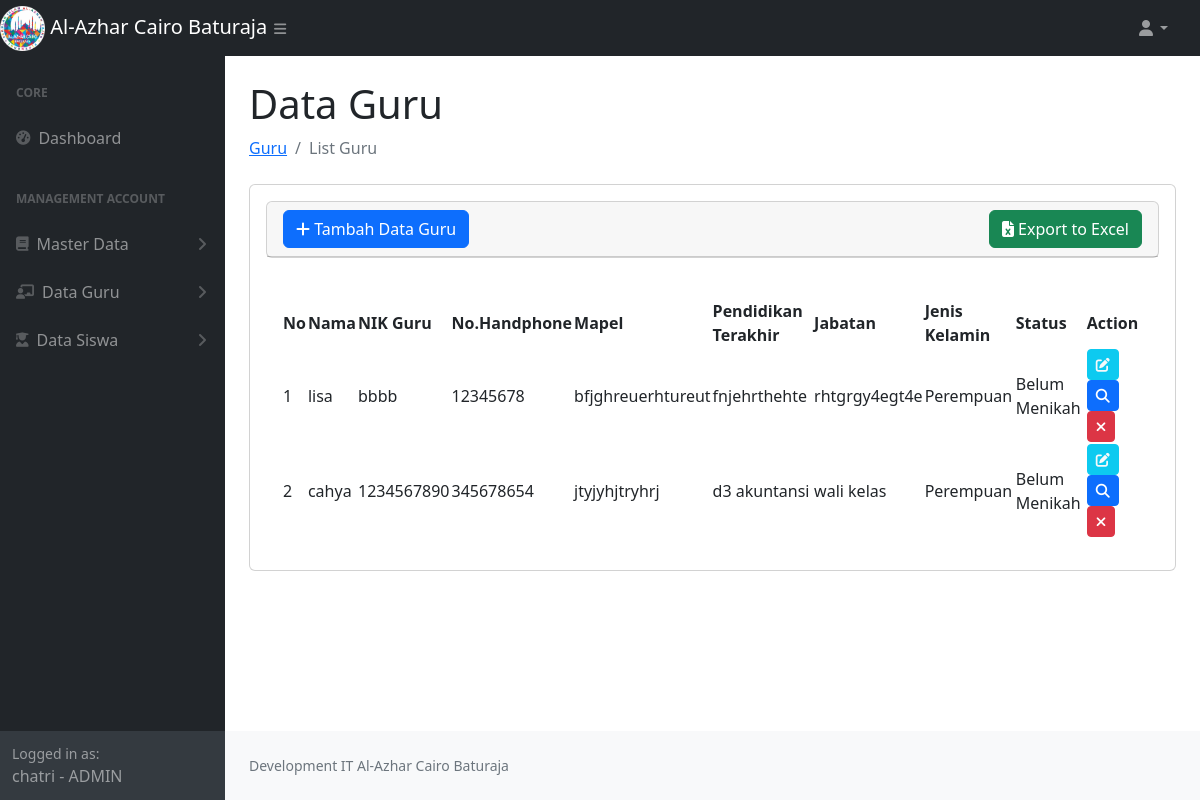
/data_guru.php (signed in), run on an earlier commit of the app's database.
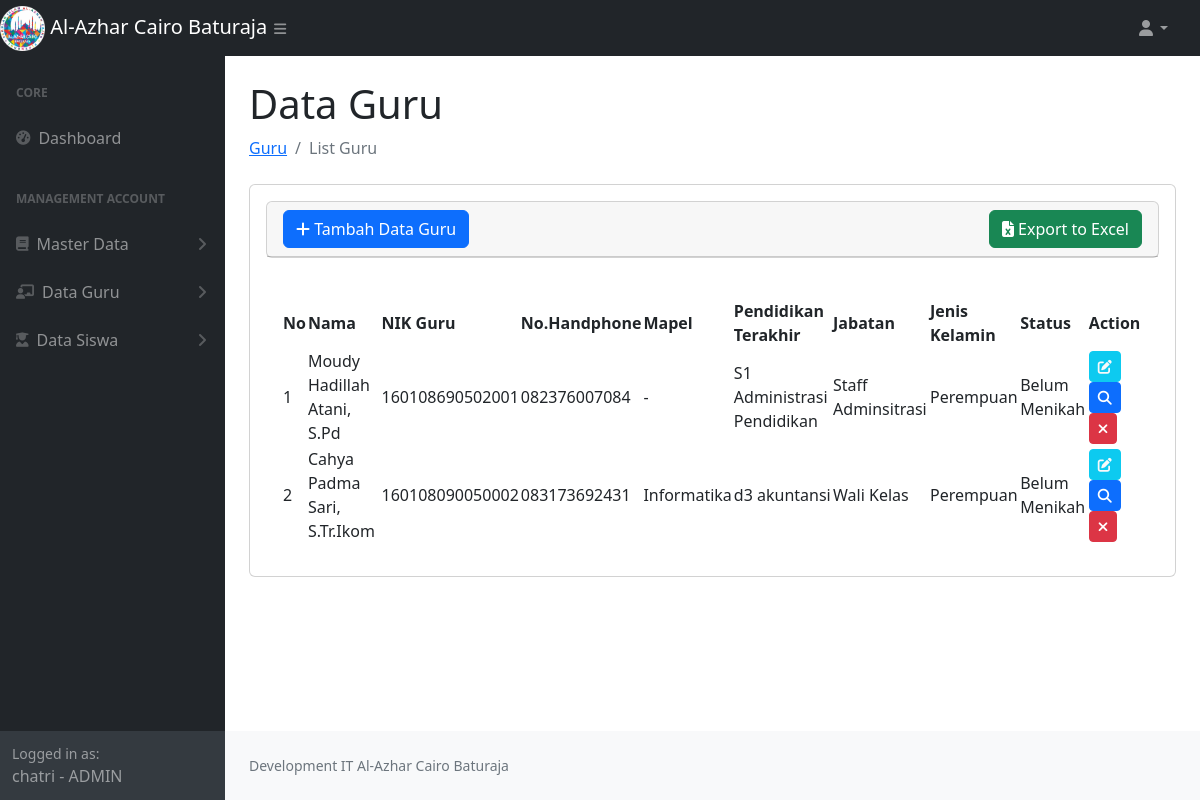
And on a later commit of the database.
### tables this page shows
CREATE TABLE `guru` (
  `id_guru` int NOT NULL AUTO_INCREMENT,
  `nama_guru` varchar(100) NOT NULL,
  `nik_guru` varchar(50) NOT NULL,
  `mapel` varchar(50) NOT NULL,
  `pendidikan_terakhir` varchar(255) DEFAULT NULL,
  `jenis_kelamin` enum('Laki-Laki','Perempuan') DEFAULT NULL,
  `nomor_handphone` varchar(50) DEFAULT NULL,
  `jabatan` varchar(255) DEFAULT NULL,
  `status` enum('Menikah','Belum Menikah') DEFAULT NULL,
  `tempat` varchar(255) DEFAULT NULL,
  `tanggal_lahir` date DEFAULT NULL,
  `agama` varchar(255) DEFAULT NULL,
  `image` text,
  `kelas_id` bigint DEFAULT NULL,
  `tahun_ajaran` varchar(255) DEFAULT NULL,
  PRIMARY KEY (`id_guru`)
);

### data_guru.php (the view, shortened to what this page needs)
<?php
require_once 'function.php';
$role = $_SESSION['role'];
$nameRole= $_SESSION['name'];
$sql = "SELECT * FROM guru";
$stmt = $conn->prepare($sql);
$stmt->execute();
$result = $stmt->get_result();
$dataGuru = [];
while ($row = $result->fetch_assoc()) {
    $dataGuru[] = $row;
}
?>
<!DOCTYPE html>
<html lang="en">
    <head>
        <link href="https://cdn.jsdelivr.net/npm/simple-datatables@7.1.2/dist/style.min.css" rel="stylesheet" />
        <link href="css/styles.css" rel="stylesheet" />
        <link rel="stylesheet" href="https://cdnjs.cloudflare.com/ajax/libs/toastr.js/latest/toastr.css">
        <link rel="stylesheet" href="https://cdnjs.cloudflare.com/ajax/libs/font-awesome/6.7.2/css/all.min.css">
    </head>
    <body class="sb-nav-fixed">
        <nav class="sb-topnav navbar navbar-expand navbar-dark bg-dark">
            <div class="d-flex">
                <a class="navbar-brand" href="index.php">
                    <img src="assets/img/logoalazca.png" alt="Gambar" style="width:20%">
                    Al-Azhar Cairo Baturaja
                </a>
                <button class="btn btn-link btn-sm ps-5" id="sidebarToggle" href="#!"><i class="fas fa-bars"></i></button>
            </div>
            <ul class="navbar-nav ms-auto ms-md-0 me-3 me-lg-4">
                <li class="nav-item dropdown">
                    <a class="nav-link dropdown-toggle" id="navbarDropdown" href="#" role="button" data-bs-toggle="dropdown" aria-expanded="false"><i class="fas fa-user fa-fw"></i></a>
                </li>
            </ul>
        </nav>
        <div id="layoutSidenav">
            <div id="layoutSidenav_nav">
                <nav class="sb-sidenav accordion sb-sidenav-dark" id="sidenavAccordion">
                    <div class="sb-sidenav-menu">
                        <div class="nav">
                            <div class="sb-sidenav-menu-heading">Core</div>
                            <div class="nav">
                                <a class="nav-link" href="index.php">
                                    <div class="sb-nav-link-icon"><i class="fas fa-tachometer-alt"></i></div>
                                    Dashboard
                                </a>
                                <div class="sb-sidenav-menu-heading">Management Account</div>
                                <a class="nav-link collapsed" href="#" data-bs-toggle="collapse" data-bs-target="#collapseMasterData" aria-expanded="false" aria-controls="collapseMasterData">
                                    <div class="sb-nav-link-icon"><i class="fas fa-book"></i></div>
                                        Master Data
                                    <div class="sb-sidenav-collapse-arrow"><i class="fas fa-angle-down"></i></div>
                                </a>
                                <a class="nav-link collapsed" href="#" data-bs-toggle="collapse" data-bs-target="#collapseGuru" aria-expanded="false" aria-controls="collapseGuru">
                                    <div class="sb-nav-link-icon"><i class="fas fa-chalkboard-teacher"></i></div>
                                    Data Guru
                                    <div class="sb-sidenav-collapse-arrow"><i class="fas fa-angle-down"></i></div>
                                </a>
                                <a class="nav-link collapsed" href="#" data-bs-toggle="collapse" data-bs-target="#collapseSiswa" aria-expanded="false" aria-controls="collapseSiswa">
                                    <div class="sb-nav-link-icon"><i class="fas fa-user-graduate"></i></div>
                                    Data Siswa
                                    <div class="sb-sidenav-collapse-arrow"><i class="fas fa-angle-down"></i></div>
                                </a>
                            </div>
                        </div>
                    </div>
                    <div class="sb-sidenav-footer">
                        <div class="small">Logged in as:</div>
                       <?= $nameRole.' - '.$role ?>
                    </div>
                </nav>
            </div>
            <div id="layoutSidenav_content">
                <main>
                    <div class="container-fluid px-4">
                        <h1 class="mt-4">Data Guru</h1>
                        <ol class="breadcrumb mb-4">
                            <li class="breadcrumb-item"><a href="data_guru.php">Guru</a></li>
                            <li class="breadcrumb-item active">List Guru</li>
                        </ol>
                        <div class="card mb-4">
                            <div class="card-body">
                        <div class="card mb-4">
                            <div class="card-header">
                                 <div class="col-lg-12 d-flex justify-content-between align-items-center">
                                        <button type="button" class="btn btn-primary" data-bs-toggle="modal" data-bs-target="#modal-create">
                                           <i class="fas fa-plus"></i> Tambah Data Guru
                                        </button>
                                        <a href="<?= 'export_guru.php' ?>" id="exportExcelBtn" class="btn btn-success">
                                           <i class="fa fa-file-excel"></i> Export to Excel
                                        </a>
                                 </div>
                            </div>
                            </div>
                            <div class="card-body">
                                <table id="datatablesSimple">
                                    <thead>
                                        <tr>
                                            <th>No</th>
                                            <th>Nama</th>
                                            <th>NIK Guru</th>
                                            <th>No.Handphone</th>
                                            <th>Mapel</th>
                                            <th>Pendidikan Terakhir</th>
                                            <th>Jabatan</th>
                                            <th>Jenis Kelamin</th>
                                            <th>Status</th>
                                            <th>Action</th>
                                        </tr>
                                    </thead>
                                    <tbody>
                                        <?php
                                            foreach ($dataGuru as $key => $data) {
                                        ?>
                                        <tr>
                                            <td><?= $key + 1; ?></td>
                                            <td><?= $data['nama_guru']; ?></td>
                                            <td><?= $data['nik_guru']; ?></td>
                                            <td><?= $data['nomor_handphone']; ?></td>
                                            <td><?= $data['mapel']; ?></td>
                                            <td><?= $data['pendidikan_terakhir']; ?></td>
                                            <td><?= $data['jabatan']; ?></td>
                                            <td><?= $data['jenis_kelamin']; ?></td>
                                            <td><?= $data['status']; ?></td>
                                            <td>
                                                <a href="javascript:void(0)" data-url="<?= 'show_guru.php' ?>" data-id="<?= $data['id_guru'] ?>" class="edit btn btn-info btn-sm text-light "> <i class="fas fa-edit"></i></a>
                                                 <a href="javascript:void(0)" data-url="<?= 'show_guru.php' ?>" data-id="<?= $data['id_guru'] ?>" class="detail btn btn-primary btn-sm"> <i class="fas fa-search"></i></a>
                                                <a href="javascript:void(0)" data-url="<?= 'delete_guru.php' ?>" data-id="<?= $data['id_guru'] ?>" class="delete btn btn-danger btn-sm"> <i class="fas fa-times"></i></a>
                                            </td>
                                        </tr>
                                        <?php
                                            }
                                        ?>
                                    </tbody>
                                </table>
                            </div>
                        </div>
                    </div>
                </main>
                <footer class="py-4 bg-light mt-auto">
                    <div class="container-fluid px-4">
                        <div class="d-flex align-items-center justify-content-between small">
                            <div class="text-muted">Development IT Al-Azhar Cairo Baturaja</div>
                        </div>
                    </div>
                </footer>
            </div>
        </div>
    </body>
</html>

What changed in the data, as far as the page shows it:
changed guru: nama_guru "lisa" → "Moudy Hadillah Atani, S.Pd"; nik_guru "bbbb" → "160108690502001"; nomor_handphone "12345678" → "082376007084"; mapel "bfjghreuerhtureut" → "-"; pendidikan_terakhir "fnjehrthehte" → "S1 Administrasi Pendidikan"; jabatan "rhtgrgy4egt4e" → "Staff Adminsitrasi"
changed guru "d3 akuntansi": nama_guru "cahya" → "Cahya Padma Sari, S.Tr.Ikom"; nik_guru "1234567890" → "160108090050002"; nomor_handphone "345678654" → "083173692431"; mapel "jtyjyhjtryhrj" → "Informatika"; jabatan "wali kelas" → "Wali Kelas"
